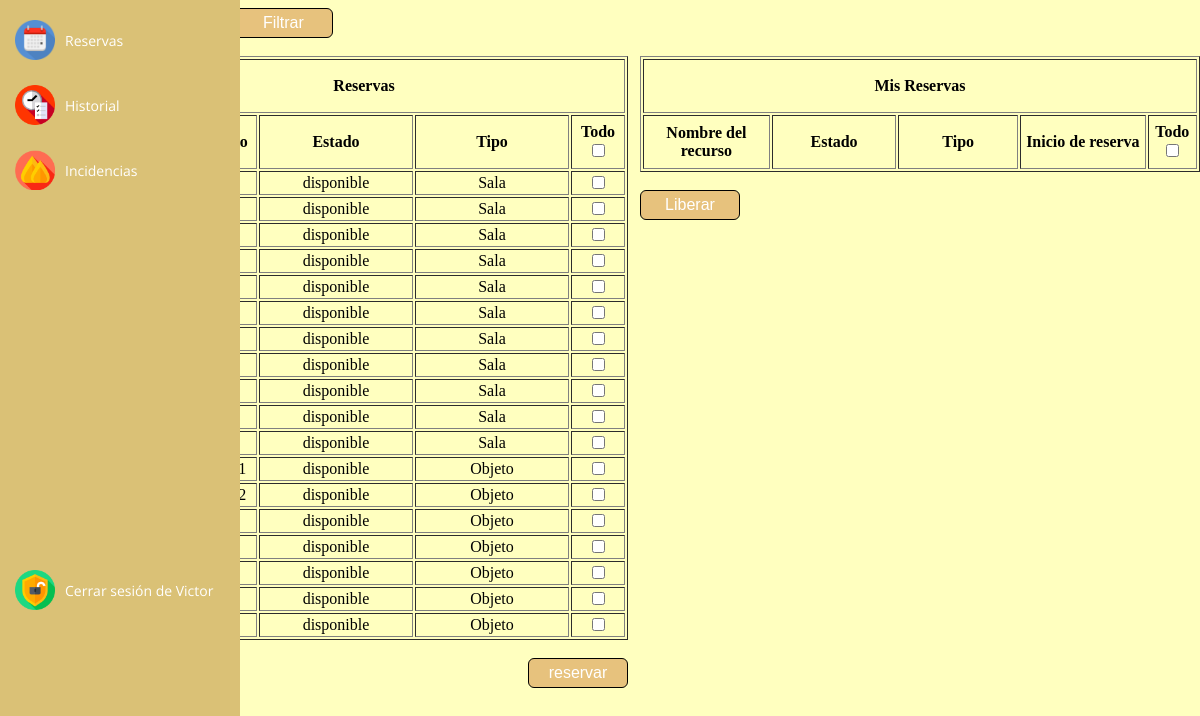
Page /principal.php (signed in) on the committed database.
### tables this page shows
CREATE TABLE `tbl_recursos` (
  `id_recursos` int(4) NOT NULL,
  `nombre_recursos` varchar(25) NOT NULL COMMENT 'Nombre del recurso',
  `estado_recursos` enum('disponible','ocupado','incidencia') NOT NULL COMMENT 'Estado',
  `id_tiporecursos` int(4) NOT NULL COMMENT 'Tipo'
);

CREATE TABLE `tbl_tiporecursos` (
  `id_tiporecursos` int(4) NOT NULL,
  `nombre_tiporecursos` varchar(25) NOT NULL
);

### principal.php (the view, shortened to what this page needs)
<!DOCTYPE html>
<html>
<head>
	<link rel="stylesheet" href="css/estilos.css">
</head>
<body>
    <?php
    include "header.php";
    ?>
<form action="filtros.php" method="post">
    <input class="boton" type="submit" value="Filtrar">
</form><br>
<table class="tabla">
    <?php
    if (!isset ($_GET['fl'])){
        $filtro='C';
    }else{
        $filtro=$_GET['fl'];
    }
    switch ($filtro) {
            case 'C' :
                $orderby = '';
                break;
        }
        ?>
<div>
    <form action="reservar.php" method="post" enctype="multipart/form-data">
        <table id="1" border="1">
            <tr>
                <th align='center'colspan="4">Reservas</th>
            </tr>
            <?php
            include("conexion.php");
            $sqlcomment = "SELECT column_comment
                            FROM information_schema.columns
                            WHERE table_name = 'tbl_recursos'";
            $sqlrecursos = "SELECT *, tbl_tiporecursos.id_tiporecursos
                            FROM tbl_recursos
                            LEFT JOIN tbl_tiporecursos
                            ON tbl_recursos.id_tiporecursos=tbl_tiporecursos.id_tiporecursos
                            $orderby" ;
            $comments = mysqli_query($connexion, $sqlcomment);
            while(($comment = mysqli_fetch_array($comments, MYSQLI_ASSOC)))
            {
                if($comment['column_comment'])
                {
                    foreach ($comment as $head)
                    {
                    echo "<th align='center'>". $head . "</th>";
                    }
                }
            }
            echo "<th id='todo'><label>Todo</label><input type='checkbox' onchange='SelectAll(this,1)' name='recurso[]'></th>";
            $recursos = mysqli_query($connexion, $sqlrecursos);
            while(($fila = mysqli_fetch_array($recursos)))
            {
                if($fila['estado_recursos'] == 'disponible'){
                    ?>
                    <tr>
                        <td><?php echo $fila[1]; ?></td>
                        <td><?php echo $fila[2]; ?></td>
                        <td><?php echo $fila[5]; ?></td>
                        <td><input type="checkbox" name="recurso[]" value="<?php echo $fila[0]; ?>"></td>
                    </tr>
                        <?php
                }
            }
                        ?>
        </table>
        <br>
        <input style="margin-left: 428px;" class="boton" type="submit" value="reservar" name="save"></td>
    </form>
</div>
<div style="position: absolute; left: 640px; top: 56px">
    <form action="reservar.php" method="post" enctype="multipart/form-data">
        <table border="1" id="2">
            <tr>
                <th align='center' colspan="5">Mis Reservas</th>
            </tr>
            <?php
            $sqlcomment = "SELECT column_comment FROM information_schema.columns WHERE table_name = 'tbl_recursos' or table_name = 'tbl_reservas' and COLUMN_NAME = 'inicio_reservas'";
            $comments = mysqli_query($connexion, $sqlcomment);
                while(($comment = mysqli_fetch_array($comments, MYSQLI_ASSOC)))
                {
                    if($comment['column_comment'])
                    {
                        foreach ($comment as $head)
                        {
                            echo "<th align='center'>". $head . "</th>";
                        }
                    }
                }
                echo "<th id='todo'><label>Todo</label><input type='checkbox' onchange='SelectAll(this,2)' name='recurso[]'></th>";
                        ?>
        </table>
        <br>
        <input style="margin-left: 0px;" class="boton" type="submit" value="Liberar" name="save2"></td>
    </form>
 </body>
</html>

### css/estilos.css (style rules this page uses)
table.tabla, th.tabla, td.tabla { border: 1px solid black; border-collapse: collapse; }
.boton { text-decoration: none; width: 100px; padding: 5px; font-size: 16px; color: white; background-color: #E7C27D; border-radius: 6px; border: 1px solid black; }
th { width:150px; height:50px; }
td { text-align: center; }
body { background-color: #FFFFBF; margin-left: 100px; }
#todo { width: 50px; }

### rows in the picture
tbl_recursos: estado_recursos "disponible", id_tiporecursos.nombre_tiporecursos "Sala"
tbl_recursos: estado_recursos "disponible", id_tiporecursos.nombre_tiporecursos "Sala"
tbl_recursos: estado_recursos "disponible", id_tiporecursos.nombre_tiporecursos "Sala"
tbl_recursos: estado_recursos "disponible", id_tiporecursos.nombre_tiporecursos "Sala"
tbl_recursos: estado_recursos "disponible", id_tiporecursos.nombre_tiporecursos "Sala"
tbl_recursos: estado_recursos "disponible", id_tiporecursos.nombre_tiporecursos "Sala"
tbl_recursos: estado_recursos "disponible", id_tiporecursos.nombre_tiporecursos "Sala"
tbl_recursos: estado_recursos "disponible", id_tiporecursos.nombre_tiporecursos "Sala"
tbl_recursos: estado_recursos "disponible", id_tiporecursos.nombre_tiporecursos "Sala"
tbl_recursos: estado_recursos "disponible", id_tiporecursos.nombre_tiporecursos "Sala"
tbl_recursos: estado_recursos "disponible", id_tiporecursos.nombre_tiporecursos "Sala"
tbl_recursos: estado_recursos "disponible", id_tiporecursos.nombre_tiporecursos "Objeto"
tbl_recursos: estado_recursos "disponible", id_tiporecursos.nombre_tiporecursos "Objeto"
tbl_recursos: estado_recursos "disponible", id_tiporecursos.nombre_tiporecursos "Objeto"
tbl_recursos: estado_recursos "disponible", id_tiporecursos.nombre_tiporecursos "Objeto"
tbl_recursos: estado_recursos "disponible", id_tiporecursos.nombre_tiporecursos "Objeto"
tbl_recursos: estado_recursos "disponible", id_tiporecursos.nombre_tiporecursos "Objeto"
tbl_recursos: estado_recursos "disponible", id_tiporecursos.nombre_tiporecursos "Objeto"

### other values in the picture
$_SESSION['nombre'] "Victor"
$head "Estado"
$head "Tipo"
$head "Nombre del recurso"
$head "Inicio de reserva"
